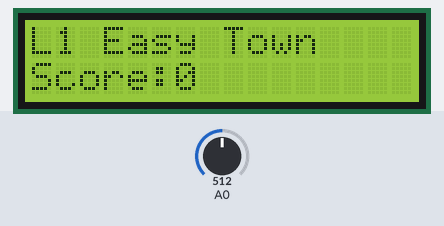
Bench run of a sketch on a simulated Arduino Uno, built with avr-gcc and run on an emulated ATmega328P. Parts: 16×2 character LCD. Inputs (shaded band) come from the test bench; at power-on: A0 = 512.

Above: at 1.2 s.
1.3 s: A0 set to 206
At 2.17 s:
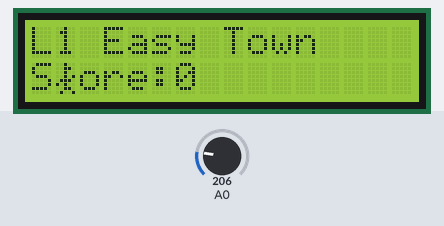
4.0 s: A0 set to 185
At 6.4 s:
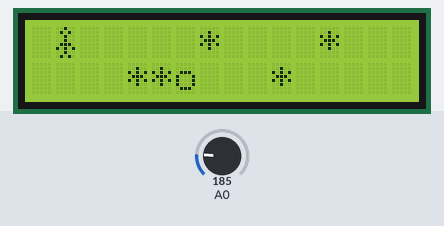
At 7.4 s:
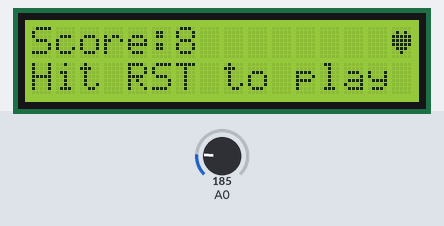
Timing chart, 0 to 8.9 s (numbered marks = the images above; inputs shaded):
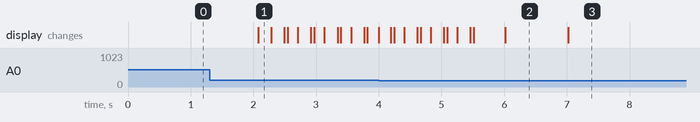

The sketch:

figureRun.ino
```cpp
#include <LiquidCrystal.h>


//LCD pin to Arduino
const int pin_RS = 8;
const int pin_EN = 9;
const int pin_d4 = 4;
const int pin_d5 = 5;
const int pin_d6 = 6;
const int pin_d7 = 7;

const int pin_BL = 10;

const int LEFT = 1;
const int RIGHT = 2;
const int UP = 3;
const int DOWN = 4;
const int SELECT = 5;
const int UNKNOWN_KEY = -1;

const int rows = 2;
const int columns = 16;
const int cellHeight = 8;
const int cellWidth = 5;
const int roadSize = 17;
const int roadLength = 33;

LiquidCrystal lcd( pin_RS,  pin_EN,  pin_d4,  pin_d5,  pin_d6,  pin_d7);


byte heart[8] = {
  0b00000,
  0b01010,
  0b11111,
  0b11111,
  0b11111,
  0b01110,
  0b00100,
  0b00000
};

byte smiley[8] = {
  0b00000,
  0b00000,
  0b01010,
  0b00000,
  0b00000,
  0b10001,
  0b01110,
  0b00000
};

byte frownie[8] = {
  0b00000,
  0b00000,
  0b01010,
  0b00000,
  0b00000,
  0b00000,
  0b01110,
  0b10001
};

byte armsDown[8] = {
  0b00100,
  0b01010,
  0b00100,
  0b00100,
  0b01110,
  0b10101,
  0b00100,
  0b01010
};

byte armsUp[8] = {
  0b00100,
  0b01010,
  0b00100,
  0b10101,
  0b01110,
  0b00100,
  0b00100,
  0b01010
};

byte run1[8] = {
  0b00100,
  0b00110,
  0b00100,
  0b00101,
  0b01110,
  0b10100,
  0b00110,
  0b01001
};

byte run2[8] = {
  0b00100,
  0b00110,
  0b00100,
  0b10100,
  0b01110,
  0b00101,
  0b01100,
  0b10010
};

class CollisionResult {
  public:
    virtual bool gameOver() {
      return false;
    }
    virtual int bonus() {
      return 0;
    }
    virtual String cType() = 0;
    virtual bool levelComplete() {
      return false;
    }
    virtual bool isCollision() {
      return true;
    }
    virtual bool isCollected() {
      return false;
    }
};

class EndGame : public CollisionResult {
  public:
    bool gameOver() {
      return true;
    }
    String cType() {
      return String("EndGame");
    }

};
class Reward : public CollisionResult {
  public:

    int bonus() {
      return 10;
    }

    String cType() {
      return String("Reward");
    }

};

class NoCollision : public CollisionResult {
  public:
    String cType() {
      return String("NoCollision");
    }
    bool isCollision() {
      return false;
    }

};

class Collected: public CollisionResult {
  public:
    String cType() {
      return String("Collected");
    }

    bool isCollected() {
      return true;
    }
};

class LevelComplete : public CollisionResult {
  public:
    String cType() {
      return String("Level Complete");
    }
    bool levelComplete() {
      return true;
    }

};

NoCollision *nc = new NoCollision();
EndGame *eg = new EndGame();
Reward *reward = new Reward();
LevelComplete *levelComplete = new LevelComplete();
Collected *collected = new Collected();

///////////////////////////
// RoadObjects
////////////////////////////


class RoadObject {
  protected:
    int track;
    int position;

  public:
    RoadObject(int track, int position) {
      this->track = track;
      this->position = position;
    }
    int getTrack() {
      return this->track;
    }
    int getPosition() {
      return this->position;
    }
    virtual void update(int roadLength) {
      this->position = this->position - 1;
      if (this->position < 0 ) {
        this->position = roadLength;
      }
    }
    String toString() {
      return String("Spike position:") + this->position + " track: " + this->track;
    }
    virtual char displayChar() = 0;
    virtual CollisionResult* getCollisionResult();
    CollisionResult* collision(int track , int position) {
      if (this->getTrack() == track && this->position == position) {
        this->position = roadLength;
        return this->getCollisionResult();
      } else {
        return nc;
      }
    }
    virtual bool isFinishLine() {
      return false;
    }

    virtual bool isBullet() {
      return false;
    }
};

class Spike : public RoadObject {
  public:
    Spike(int track, int position): RoadObject(track, position)
    {};
    char displayChar() {
      return '*';
    }

    CollisionResult* getCollisionResult() {
      return eg;
    }
};

class DeathSpike : public RoadObject {
  public:
    DeathSpike(int track, int position): RoadObject(track, position)
    {};
    char displayChar() {
      return '<';
    }

    CollisionResult* getCollisionResult() {
      return eg;
    }

    void update(int roadLength) {
      this->position = this->position - 1;
      if (this->position % 3 == 0) {
        this->track = (this->track + 1 ) % 2;
      }
      if (this->position < 0 ) {
        this->position = roadLength;
      }
    }
};

class Wall : public RoadObject {
  public:
    Wall(int track, int position): RoadObject(track, position) {};

    char displayChar() {
      return '}';
    }

    CollisionResult* getCollisionResult() {
      return eg;
    }

};

class Bullet: public RoadObject {
  public:
    Bullet(int track, int position): RoadObject(track, position) {};

    char displayChar() {
      return '-';
    }

    CollisionResult* getCollisionResult() {
      return eg;
    }

    void update(int roadLength) {
      if (this->position < columns)
        this->position = this->position - 2;
      else
        this->position = this->position - 1;
      if (this->position < 0) {
        this->position = 102;
      }
    }

    bool isBullet() {
      return true;
    }
};


class Coin : public RoadObject {
  public:
    Coin(int track, int position): RoadObject(track, position)
    {};
    char displayChar() {
      return 'o';
    }

    CollisionResult* getCollisionResult() {
      return reward;
    }
};

class FinishLine: public RoadObject {
  public:
    FinishLine(int track, int position): RoadObject(track, position)
    {};
    char displayChar() {
      return '|';
    }

    CollisionResult* getCollisionResult() {
      return levelComplete;
    }

    bool isFinishLine() {
      return true;
    }
};

class Collectable: public RoadObject {
  public:
    Collectable(int track, int position): RoadObject(track, position) {};
    char displayChar() {
      return '#';
    }

    CollisionResult* getCollisionResult() {
      return collected;
    }
};


/////////////////
// Road
/////////////////

class Road {
  private:
    RoadObject **road;

  public:
    Road(RoadObject **road) {
      this->road = road;
    }

    RoadObject* getObject(int i) {
      return road[i];
    }

    int getHighestPosition() {
      int pos = 0;
      for (int i = 0; i < roadSize; i++) {
        RoadObject* s = this->road[i];
        if (!s->isFinishLine() && !s->isBullet())
          pos = max(pos, s->getPosition());
      }
      return pos;
    }

    void update() {
      for (int i = 0; i < roadSize; i++) {
        RoadObject* s = this->road[i];
        if (s->getPosition() <= 0) {
          s->update(this->getHighestPosition() + 2);
        } else {
          s->update(roadLength);
        }
      }
    }

};

/////////////////////////
// Levels
////////////////////////

class Level {
  protected:
    Road* road;
    String name;
    int scoreThreshold;
    int delayTime;

  public:
    Level( Road* road, String name, int delayTime) {
      this->road = road;
      this->name  = name;
      this->delayTime = delayTime;
    }

    int getDelay() {
      return delayTime;
    }

    Road* getRoad() {
      return this->road;
    }

    String getName() {
      return this->name;
    }

    virtual bool levelComplete(int score, CollisionResult* cr) {
      return cr->levelComplete();
    }

    virtual void updateRoad() {
      this->road->update();
    }

    virtual CollisionResult* detectCollision(int playerTrack, int playerColumnPosition) {
      CollisionResult* collision = nc;
      for (int i = 0; i < roadSize; i++) {

        RoadObject *s = this->getRoad()->getObject(i);
        CollisionResult *result = s->collision(playerTrack, playerColumnPosition);

        if (result->isCollision()) {
          collision = result;
        }

      }
      return collision;
    }


};

class ScoreLevel: public Level {
};

class FinishLineLevel: public Level {
};

class CollectionLevel: public Level {
  private:
    int itemsCollected = 0;
  public:
    CollectionLevel(Road* road, String name, int delayTime) : Level(road, name, delayTime) {
    }

    bool levelComplete(int score, CollisionResult* cr) {
      if (cr->isCollected()) {
        this->itemsCollected++;
        //        Serial.println("Item collected");
      }

      return this->itemsCollected > 10;
    }

};


class GameOverLevel: public Level {
  public:
    GameOverLevel(Road* road, String name, int delayTime) : Level(road, name, delayTime) {
    }

    CollisionResult* detectCollision(int playerTrack, int playerColumnPosition) {
      //      Serial.println("Let's end it!");
      return eg;
    }
};


RoadObject *levelOneRoad[roadSize] = {
  new Spike(0, 3),
  new Spike(1, 7),
  new Spike(0, 9),
  new Spike(1, 12),
  new Spike(1, 13),
  new Spike(0, 15),
  new Spike(1, 18),
  new Spike(0, 20),
  new Spike(0, 25),
  new Spike(0, 27),
  new Spike(1, 29),
  new Spike(1, 32),
  new Coin(0, 4),
  new Coin(1, 14),
  new Coin(1, 25),
  new FinishLine(0, 80),
  new FinishLine(1, 80),
};

RoadObject *levelTwoRoad[roadSize] = {
  new Coin(0, 3),
  new Spike(1, 7),
  new Spike(0, 9),
  new Spike(1, 12),
  new Spike(1, 13),
  new Spike(0, 15),
  new Spike(1, 18),
  new Spike(1, 19),
  new Spike(1, 20),
  new Spike(0, 25),
  new Spike(0, 27),
  new Spike(1, 29),
  new Spike(1, 32),
  new Coin(1, 14),
  new Coin(1, 25),
  new FinishLine(0, 100),
  new FinishLine(1, 100),
};
RoadObject *levelThreeRoad[roadSize] = {
  new Coin(0, 3),
  new DeathSpike(1, 7),
  new DeathSpike(0, 9),
  new DeathSpike(1, 12),
  new DeathSpike(1, 16),
  new DeathSpike(0, 18),
  new DeathSpike(1, 20),
  new DeathSpike(1, 22),
  new DeathSpike(0, 26),
  new DeathSpike(0, 29),
  new DeathSpike(0, 33),
  new DeathSpike(1, 36),
  new DeathSpike(1, 40),
  new DeathSpike(1, 44),
  new Coin(1, 25),
  new FinishLine(0, 100),
  new FinishLine(1, 100),
};

RoadObject *levelFourRoad[roadSize] = {
  new Coin(0, 3),
  new DeathSpike(1, 7),
  new DeathSpike(0, 9),
  new Collectable(1, 12),
  new DeathSpike(1, 16),
  new Collectable(0, 18),
  new DeathSpike(1, 20),
  new Collectable(1, 22),
  new DeathSpike(0, 26),
  new Spike(0, 29),
  new DeathSpike(0, 33),
  new Collectable(1, 36),
  new Spike(1, 40),
  new DeathSpike(1, 44),
  new Coin(1, 25),
  new Collectable(0, 50),
  new Coin(1, 52),
};

RoadObject *levelFiveRoad[roadSize] = {
  new Bullet(0, 14),
  new Wall(0, 14),
  new Bullet(1, 11),
  new Wall(1, 11),
  new Bullet(0, 20),
  new Wall(0, 20),
  new Bullet(1, 24),
  new Wall(1, 24),
  new Bullet(0, 33),
  new Wall(0, 33),
  new Bullet(1, 35),
  new Wall(1, 35),
  new Bullet(0, 47),
  new Wall(0, 47),
  new Coin(1, 25),
  new FinishLine(0, 100),
  new FinishLine(1, 100),
};

Level* levels[6] = {
  new Level(new Road(levelOneRoad), "L1 Easy Town", 900) ,
  new Level(new Road(levelTwoRoad), "L2 Speed Town",  500) ,
  new Level(new Road(levelThreeRoad), "L3 Death Valley",  900),
  new CollectionLevel(new Road(levelFourRoad), "L4 CollectValley",  700),
  new Level(new Road(levelFiveRoad), "L5 The Wall", 900),
  new GameOverLevel(new Road(levelFourRoad), "GameOver You Win",  700),
};

int playerTrack = 1;
int playerColumnPosition = 1;
int delayTime = 900;
int delayTimeCountdown = delayTime;
int levelDelayCountdown = 1000;
int oldKeyPress = DOWN;
int keyPressDelay = delayTime;
int score = 0;
CollisionResult* collision = nc;
int currentLevelIndex = 0;
bool newLevel = true;


void setup() {
  //  Serial.begin(115200);
  // initialize LCD and set up the number of columns and rows:
  lcd.begin(16, 2);

  // create a new character
  lcd.createChar(0, heart);
  // create a new character
  lcd.createChar(1, armsDown);
  // create a new character
  lcd.createChar(2, armsUp);
  // create a new character
  lcd.createChar(3, run1);
  // create a new character
  lcd.createChar(4, run2);

  // set the cursor to the top left
  lcd.setCursor(0, 0);

}


void loop() {
  Level *level = levels[currentLevelIndex];
  if (newLevel) {
    lcd.clear();
    lcd.setCursor(0, 0);
    lcd.print(level->getName());
    lcd.setCursor(0, 1);
    lcd.print(String("Score:") + score);
    newLevel = false;
    delay(2000);
  }

  if (collision->gameOver()) return;

  int keyPress = translateKeyPress(analogRead(0));
  //  Serial.println(keyPress);
  delayTimeCountdown--;
  levelDelayCountdown--;

  drawPlayer(delayTime, keyPress);


  if (levelDelayCountdown <= 0) {
    score++;
    level->updateRoad();
    drawBlocks(level);
    levelDelayCountdown = level->getDelay();

  }
  collision = level->detectCollision(playerTrack, playerColumnPosition);
  score += collision->bonus();
  if (collision->gameOver()) {
    runGameOver();
  }

  if (level->levelComplete(score, collision)) {
    currentLevelIndex++;
    newLevel = true;
  }

  if (delayTimeCountdown <= 0)
    delayTimeCountdown = delayTime;

}


void runGameOver() {
  lcd.setCursor(playerColumnPosition, playerTrack);
  lcd.write(2);
  delay(500);
  lcd.setCursor(playerColumnPosition, playerTrack);
  lcd.write(1);
  delay(1000);
  lcd.clear();
  lcd.setCursor(0, 0);
  lcd.write(byte(2));
  lcd.setCursor(0, 0);
  lcd.print(String("Score:") + score);
  lcd.setCursor(0, 1);
  lcd.print("Hit RST to play");

  lcd.setCursor(15, 0);
  lcd.write(byte(0));
  delay(10000);
}

void drawBlocks(Level *level) {
  String displayBuffer[2] = {"                ",
                             "                "
                            };
  for (int i = 0; i < roadSize; i++) {
    RoadObject *o = level->getRoad()->getObject(i);

    if (o->getPosition() < columns) {
      displayBuffer[o->getTrack()].setCharAt(o->getPosition(), o->displayChar());
    }
  }
  //Serial.print(displayBuffer[0]);
  //Serial.println("#");
  //Serial.print(displayBuffer[1]);
  //Serial.println("#");
  lcd.setCursor(0, 0);
  lcd.print(displayBuffer[0]);
  lcd.setCursor(0, 1);
  lcd.print(displayBuffer[1]);
}

void drawPlayer(int delayTime, int keyPress) {
  if (keyPress != oldKeyPress ) {
    if (keyPress == UP) {
      clearPlayer(playerColumnPosition, 1);
      playerTrack = 0;
    }
    if (keyPress == DOWN) {
      clearPlayer(playerColumnPosition, 0);
      playerTrack = 1;
    }
    //    if (keyPress == RIGHT) {
    //      clearPlayer(playerColumnPosition, playerTrack);
    //      playerColumnPosition = min(playerColumnPosition + 1, columns - 1);
    //    }
    //    if (keyPress == LEFT) {
    //      clearPlayer(playerColumnPosition, playerTrack);
    //      playerColumnPosition = max(0, playerColumnPosition - 1);
    //    }
    oldKeyPress = keyPress;
    keyPressDelay = delayTime;
  }
  keyPressDelay--;
  if (delayTimeCountdown >= delayTime / 2) {
    lcd.setCursor(playerColumnPosition, playerTrack);
    lcd.write(3);
  } else {
    lcd.setCursor(playerColumnPosition, playerTrack);
    lcd.write(4);
  }
}

void clearPlayer(int column, int row) {
  lcd.setCursor(column, row);
  lcd.print(" ");
}


int translateKeyPress(int x) {
  if (x < 60) {
    return RIGHT;
  }
  else if (x < 200) {
    return UP;
  }
  else if (x < 400) {
    return DOWN;
  }
  else if (x < 600) {
    return LEFT;
  }
  else if (x < 800) {
    return SELECT;
  }
  else {
    return UNKNOWN_KEY;
  }
}
```

Measured:
- the behaviour switches between 200 and 199 on A0 (found by bisection; images 1 and 2)
- after the input at 4.0 s, the display: first changes at once (image 2 shows a later state)
- what the display in image 2 shows lasts 1.0 s, from 6.0 s to 7.0 s
